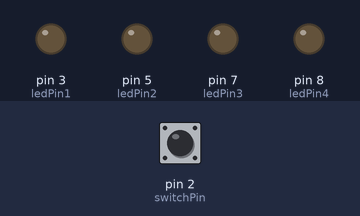
Simulated run of this sketch. Board: Arduino Uno, built with avr-gcc and run on an emulated ATmega328P. Shown: output pins drawn as LEDs (lit = HIGH). The inputs (shaded band) are chosen by the test bench; at power-on: pin 2 (switchPin) LOW.

Above: at 1.2 s.
1.3 s: pin 2 (switchPin) pulled HIGH for 0.15 s
At 2.6 s:
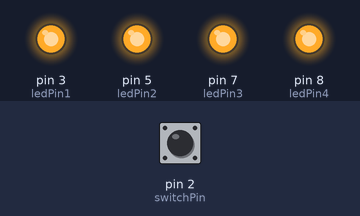
2.9 s: pin 2 (switchPin) pulled HIGH for 1 s
At 4.2 s:
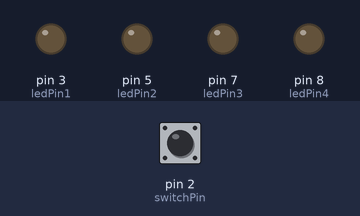
5.4 s: pin 2 (switchPin) pulled HIGH for 3.2 s
At 8.9 s:
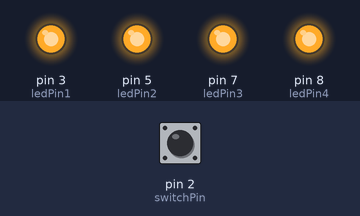
Timing chart, 0 to 10.4 s (numbered marks = the images above; inputs shaded):
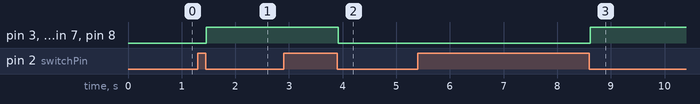

Measured:
- after the input at 1.3 s, pin 3 (ledPin1), pin 5 (ledPin2), pin 7 (ledPin3), pin 8 (ledPin4): LOW → HIGH after 0.16 s
- after the input at 2.9 s, pin 3 (ledPin1), pin 5 (ledPin2), pin 7 (ledPin3), pin 8 (ledPin4): HIGH → LOW after 1.0 s
- after the input at 5.4 s, pin 3 (ledPin1), pin 5 (ledPin2), pin 7 (ledPin3), pin 8 (ledPin4): LOW → HIGH after 3.2 s

The sketch:

lightSwitch_v3.ino
```cpp
int switchPin = 2;              // switch is connected to pin 2
int ledPin1 = 3;
int ledPin2 = 5;
int ledPin3 = 7;
int ledPin4 = 8;

int val;                        // variable for reading the pin status
int val2;                       // variable for reading the delayed status
int buttonState;                // variable to hold the button state
int Mode = 0;              // What mode is the light in?
boolean modeChanged = false;
const int NUM_MODES = 2;


void setup() {
    pinMode(switchPin, INPUT);    // Set the switch pin as input
    pinMode(ledPin1, OUTPUT);
    pinMode(ledPin2, OUTPUT);
    pinMode(ledPin3, OUTPUT);
    pinMode(ledPin4, OUTPUT);
    buttonState = digitalRead(switchPin);   // read the initial state
}


void loop(){
    val = digitalRead(switchPin);      // read input value and store it in val
    delay(10);                         // 10 milliseconds is a good amount of time
    val2 = digitalRead(switchPin);     // read the input again to check for bounces
    if (val == val2) {                 // make sure we got 2 consistant readings!
        if (val != buttonState) {          // the button state has changed!
            if (val == LOW) {                // check if the button is pressed
                Mode++;
                if (Mode >= NUM_MODES) {
                    Mode = 0;
                }
                modeChanged = true;
            }
        }
        buttonState = val;                 // save the new state in our variable
    }

    if (modeChanged) {
        modeChanged = false;

        // Now do whatever the lightMode indicates
        switch(Mode) {
        case 0:
            digitalWrite(ledPin1, LOW);
            digitalWrite(ledPin2, LOW);
            digitalWrite(ledPin3, LOW);
            digitalWrite(ledPin4, LOW);
            break;

        case 1:
            digitalWrite(ledPin1, HIGH);
            digitalWrite(ledPin2, HIGH);
            digitalWrite(ledPin3, HIGH);
            digitalWrite(ledPin4, HIGH);
            break;
/*
 * could make different light on/off combinations just be sure to alter NUM_MODES as well
        case 2:
            digitalWrite(led1Pin, LOW);
            digitalWrite(led2pin, HIGH);

        case 3:
            digitalWrite(led1Pin, HIGH);
            digitalWrite(led2pin, HIGH); */
        }
    }
}
```
